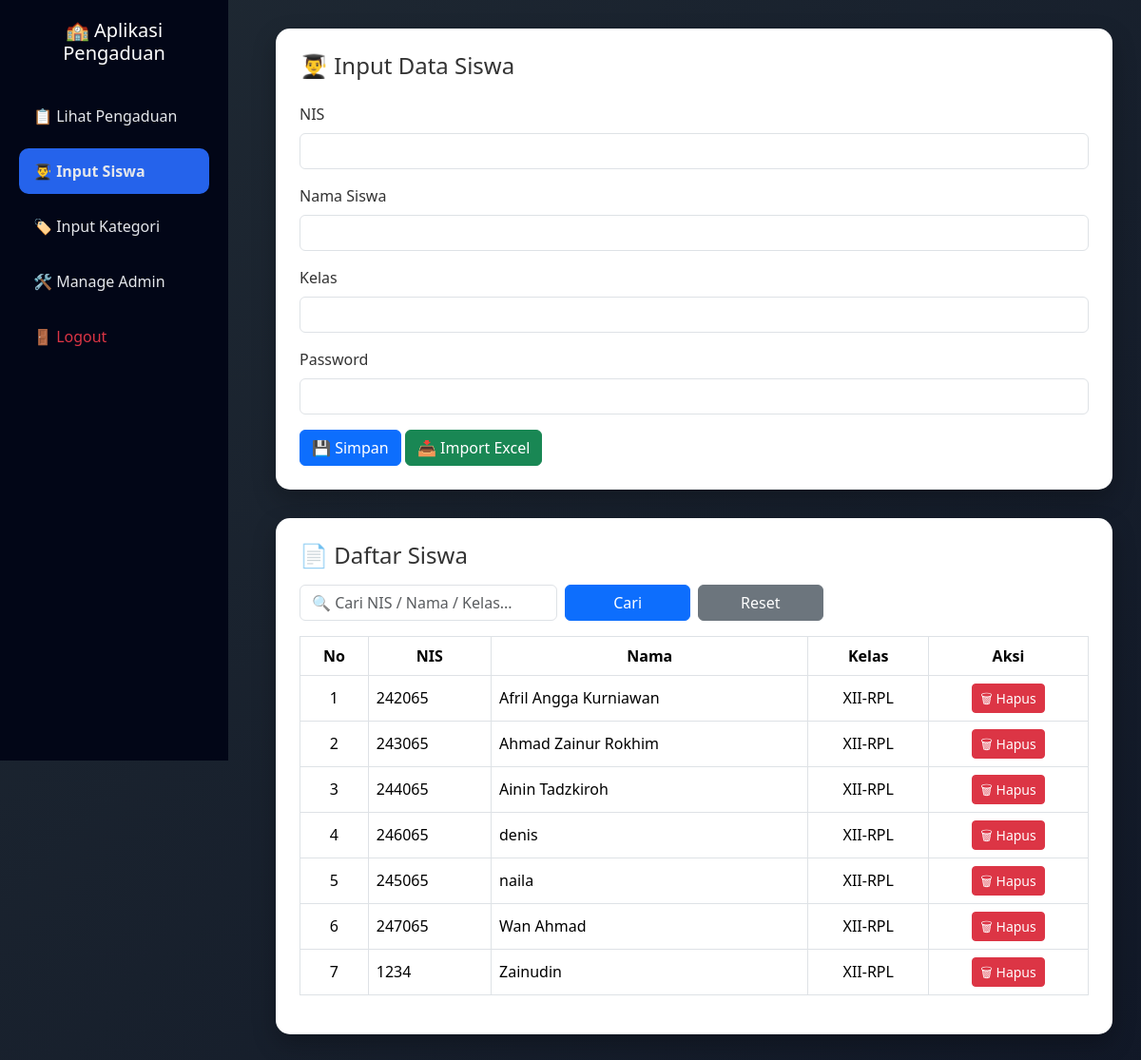
Screenshot of /input_siswa.php with the database file from the repository.
### tables this page shows
CREATE TABLE `siswa` (
  `nis` int NOT NULL,
  `password` varchar(255) NOT NULL,
  `nama` varchar(100) NOT NULL,
  `kelas` varchar(10) DEFAULT NULL
);

### input_siswa.php (the view, shortened to what this page needs)
<?php
include 'config/koneksi.php';
$search = isset($_GET['search']) ? mysqli_real_escape_string($conn, $_GET['search']) : "";
$limit = 10;
$page  = isset($_GET['page']) ? (int)$_GET['page'] : 1;
$page  = ($page < 1) ? 1 : $page;
$offset = ($page - 1) * $limit;
$where = "";
$q = mysqli_query(
    $conn,
    "SELECT * FROM siswa $where ORDER BY nama ASC LIMIT $limit OFFSET $offset"
);
?>
<!doctype html>
<html lang="id">
<head>
<link href="https://cdn.jsdelivr.net/npm/bootstrap@5.3.2/dist/css/bootstrap.min.css" rel="stylesheet">
</head>
<body>
<div class="sidebar">
    <h5>🏫 Aplikasi Pengaduan</h5>
    <a href="dashboard_admin.php">📋 Lihat Pengaduan</a>
    <a href="input_siswa.php" class="active">👨‍🎓 Input Siswa</a>
    <a href="input_kategori.php">🏷️ Input Kategori</a>
    <a href="manage_admin.php">🛠️ Manage Admin</a>
    <a href="logout.php" class="text-danger">🚪 Logout</a>
</div>
<div class="content">
    <div class="card-custom">
        <h4 class="mb-4">👨‍🎓 Input Data Siswa</h4>
        <form action="admin_input_siswa.php" method="POST">
            <div class="mb-3">
                <label class="form-label">NIS</label>
                <input type="text" name="nis" class="form-control" required>
            </div>
            <div class="mb-3">
                <label class="form-label">Nama Siswa</label>
                <input type="text" name="nama" class="form-control" required>
            </div>
            <div class="mb-3">
                <label class="form-label">Kelas</label>
                <input type="text" name="kelas" class="form-control" required>
            </div>
            <div class="mb-3">
                <label class="form-label">Password</label>
                <input type="password" name="password" class="form-control" required>
            </div>
            <button class="btn btn-primary">💾 Simpan</button>
            <a href="import_siswa_excel.php" class="btn btn-success">📥 Import Excel</a>
        </form>
    </div>
    <div class="card-custom">
        <h4 class="mb-3">📄 Daftar Siswa</h4>
        <form method="GET" class="row g-2 mb-3">
            <div class="col-md-4">
                <input type="text" name="search" class="form-control"
                       placeholder="🔍 Cari NIS / Nama / Kelas..."
                       value="<?= htmlspecialchars($search) ?>">
            </div>
            <div class="col-md-2 d-grid">
                <button class="btn btn-primary w-100">Cari</button>
            </div>
            <div class="col-md-2 d-grid">
                <a href="input_siswa.php" class="btn btn-secondary w-100">Reset</a>
            </div>
        </form>
        <div class="table-responsive">
        <table class="table table-bordered table-hover align-middle">
            <thead class="text-center">
                <tr>
                    <th>No</th>
                    <th>NIS</th>
                    <th>Nama</th>
                    <th>Kelas</th>
                    <th>Aksi</th>
                </tr>
            </thead>
            <tbody>
            <?php
            $no = $offset + 1;
            while($d = mysqli_fetch_assoc($q)){
            ?>
                <tr>
                    <td class="text-center"><?= $no++ ?></td>
                    <td><?= $d['nis'] ?></td>
                    <td><?= $d['nama'] ?></td>
                    <td class="text-center"><?= $d['kelas'] ?></td>
                    <td class="text-center">
                        <a href="hapus_siswa.php?nis=<?= $d['nis'] ?>"
                           class="btn btn-danger btn-sm"
                           onclick="return confirm('Yakin hapus siswa ini?')">
                           🗑 Hapus
                        </a>
                    </td>
                </tr>
            <?php } ?>
            </tbody>
        </table>
        </div>
    </div>
</div>
</body>
</html>

### input_siswa.php (style rules this page uses)
body { background: linear-gradient(135deg, #1f2933, #111827); min-height: 100vh; font-family: 'Segoe UI', sans-serif; color: #fff; }
.sidebar { width: 240px; background: #020617; min-height: 100vh; position: fixed; padding: 20px; }
.sidebar h5 { text-align: center; margin-bottom: 30px; }
.sidebar a { display: block; padding: 12px 15px; color: #e5e7eb; text-decoration: none; border-radius: 10px; margin-bottom: 10px; }
.sidebar a.active { background: #2563eb; font-weight: 600; }
.content { margin-left: 260px; padding: 30px; }
.card-custom { background: #ffffff; color: #333; border-radius: 15px; padding: 25px; box-shadow: 0 10px 25px rgba(0,0,0,.25); margin-bottom: 30px; }
thead { background: #1e40af; color: #fff; }

### rows the page displays
siswa: nis "242065", nama "Afril Angga Kurniawan", kelas "XII-RPL"
siswa: nis "243065", nama "Ahmad Zainur Rokhim", kelas "XII-RPL"
siswa: nis "244065", nama "Ainin Tadzkiroh", kelas "XII-RPL"
siswa: nis "246065", nama "denis", kelas "XII-RPL"
siswa: nis "245065", nama "naila", kelas "XII-RPL"
siswa: nis "247065", nama "Wan Ahmad", kelas "XII-RPL"
siswa: nis "1234", nama "Zainudin", kelas "XII-RPL"
